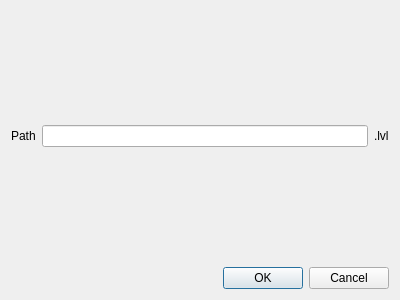
<?xml version="1.0" encoding="UTF-8"?>
<ui version="4.0">
 <class>SaveWindow</class>
 <widget class="QWidget" name="SaveWindow">
  <property name="geometry">
   <rect>
    <x>0</x>
    <y>0</y>
    <width>400</width>
    <height>300</height>
   </rect>
  </property>
  <property name="windowTitle">
   <string>Form</string>
  </property>
  <layout class="QVBoxLayout" name="verticalLayout">
   <item>
    <layout class="QHBoxLayout" name="horizontalLayout">
     <item>
      <widget class="QLabel" name="label">
       <property name="text">
        <string>Path</string>
       </property>
      </widget>
     </item>
     <item>
      <widget class="QLineEdit" name="PathEdit"/>
     </item>
     <item>
      <widget class="QLabel" name="label_2">
       <property name="text">
        <string>.lvl</string>
       </property>
      </widget>
     </item>
    </layout>
   </item>
   <item>
    <widget class="QDialogButtonBox" name="ConfirmBox">
     <property name="standardButtons">
      <set>QDialogButtonBox::Cancel|QDialogButtonBox::Ok</set>
     </property>
    </widget>
   </item>
  </layout>
 </widget>
 <resources/>
 <connections/>
</ui>
